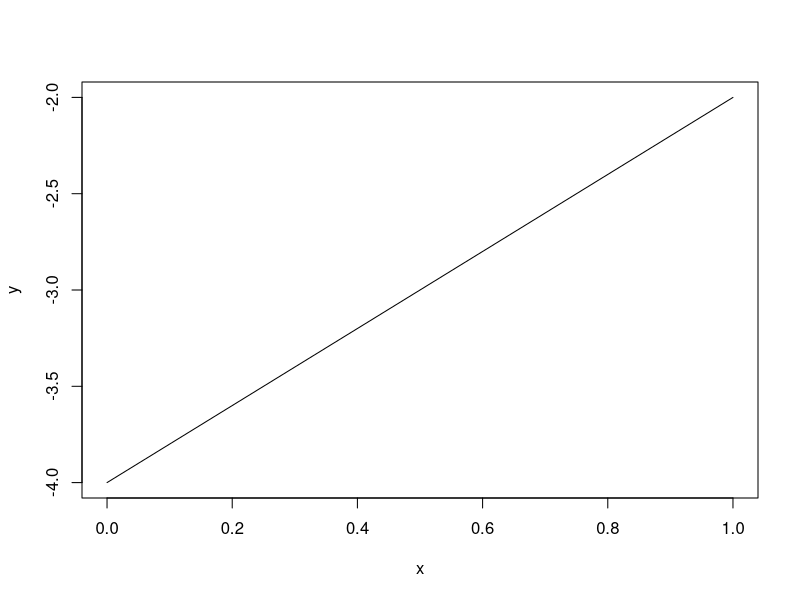
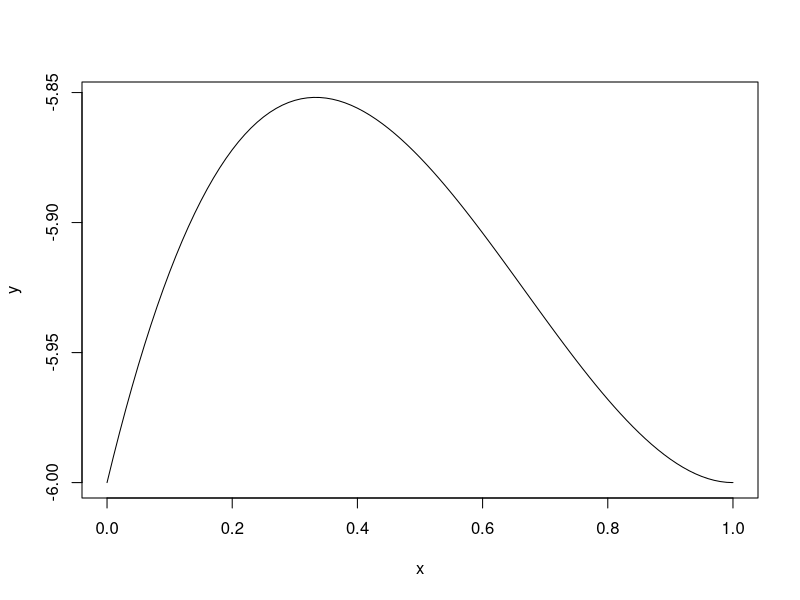
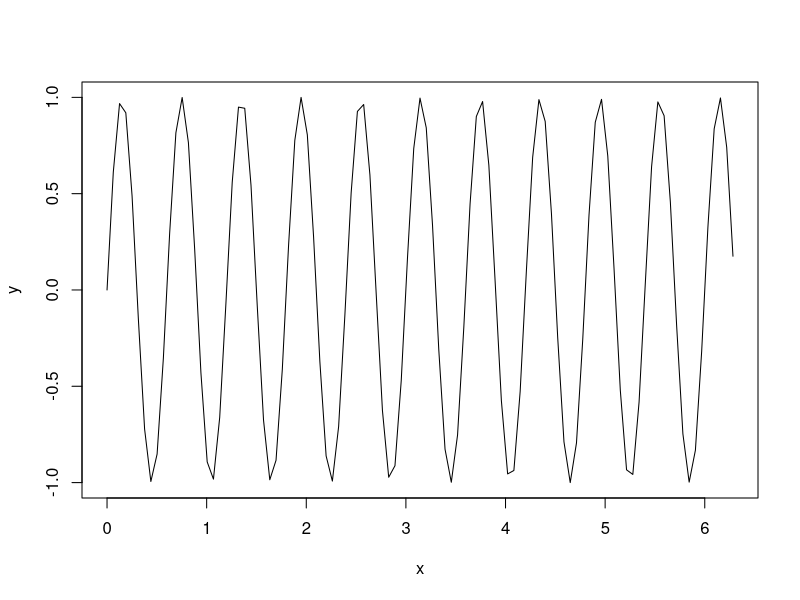
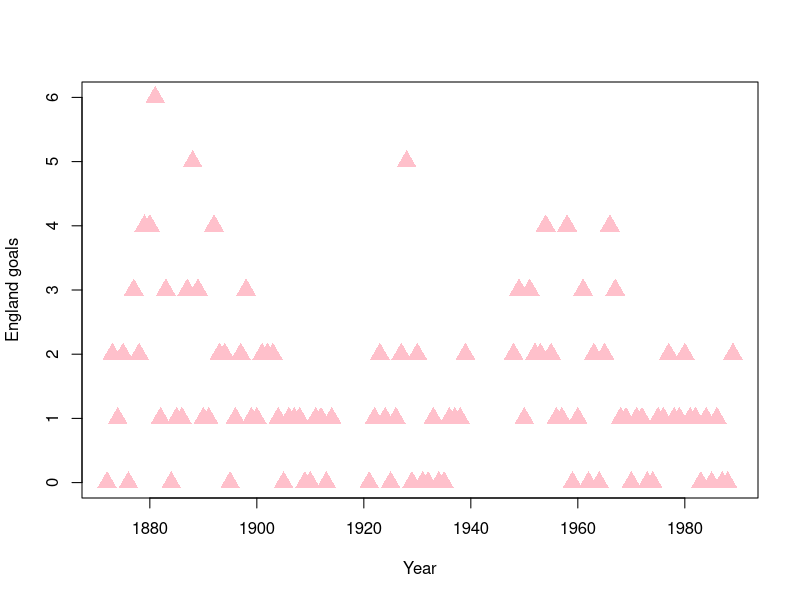
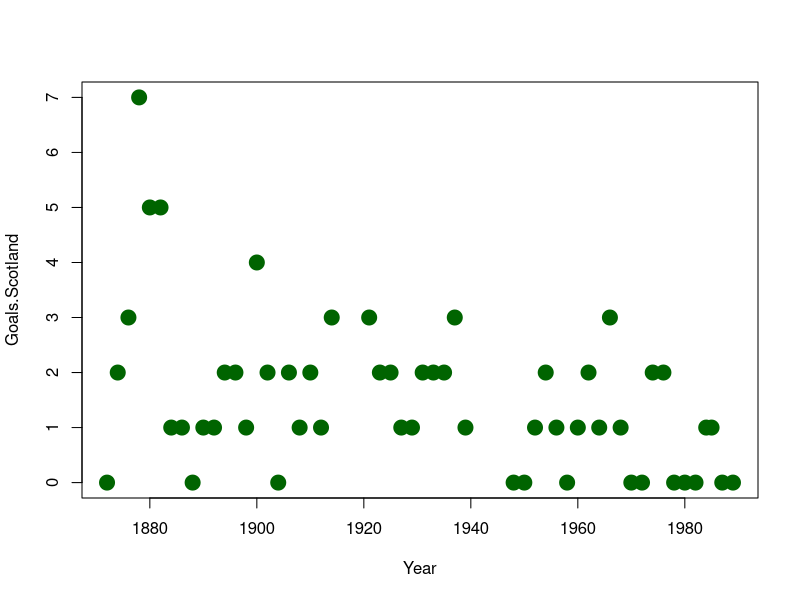
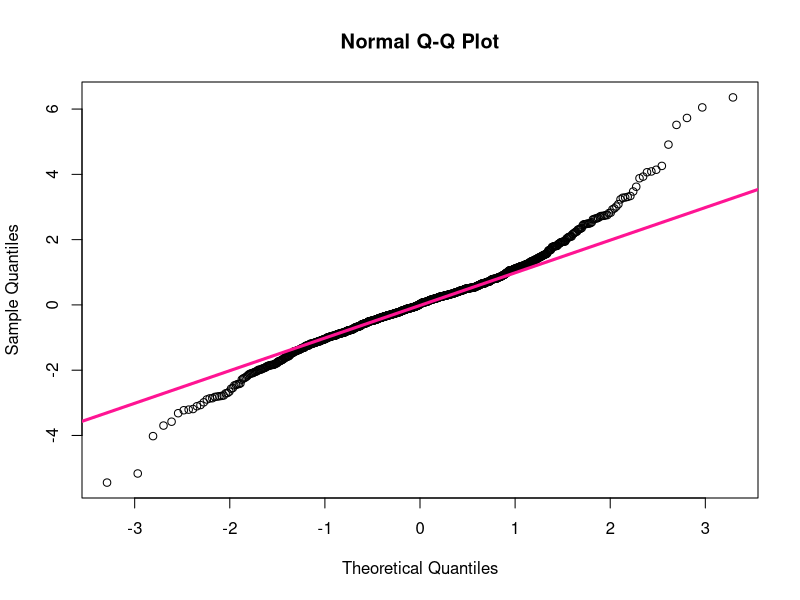
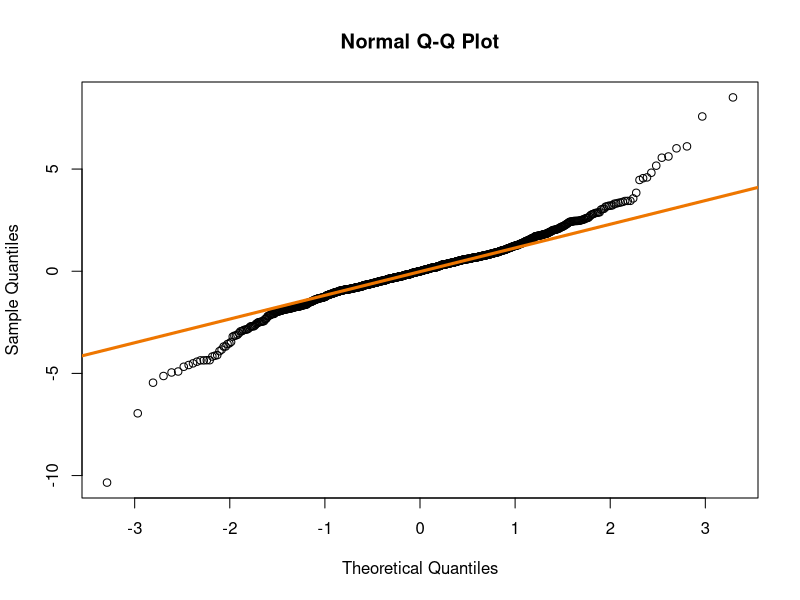
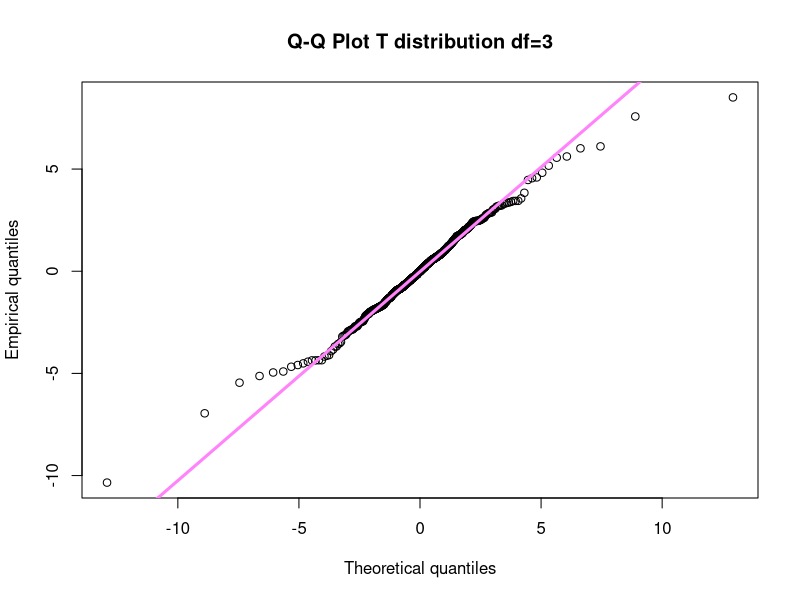

The R source for these figures, in order:
# Zadanie 1
# a)
curve(2*x-4, ylab = 'y')

# b)
curve(x^3 - 2*x^2 + x - 6, from = 0, to = 1, ylab = 'y')

# c)
curve(sin((10 * pi/3) * x), from = 0, to = 2*pi, ylab = 'y')

# Zadanie 2
goalData <- read.csv('./EngScoResults.csv', sep = ";")

# a)
plot(goalData$Rok, goalData$Goals.England, xlab = 'Year', ylab = 'England goals', col = 'pink', pch = 17, cex = 2)

# b)
plotWithOptions <- function(...) plot(..., xlab = 'Year', ylab = 'Goals.Scotland', col = 'darkgreen', pch = 19, cex = 2)
goalData |> subset(Host == 'Scotland', select = c('Goals.Scotland', 'Rok')) |>
  (\(x) plotWithOptions(x$Rok, x$Goals.Scotland))()

# Zadanie 3
quantileData <- read.csv('./PNA_Z03.csv') |> subset(select = 2, drop = TRUE) |> as.vector()
qqnorm(quantileData)
qqline(quantileData, col = 'deeppink', lwd = 3) 

# Zadanie 4
tSt <- rt(n = 1000, df = 3) |> sort()

# a)
qqnorm(tSt)
qqline(tSt, col = 'darkorange2', lwd = 3)

# b)
qqplot(qt(ppoints(1000), df = 3), tSt, xlab = 'Theoretical quantiles', ylab = 'Empirical quantiles',
       main = 'Q-Q Plot T distribution df=3')
qqline(tSt, distribution = \(x) qt(x, df = 3), col = 'orchid1', lwd = 3)

# Zadanie 5

wyk <- rexp(n = 1000, rate = 1)

qqplot(qgamma(ppoints(1000), rate = 1, shape = 1), wyk, xlab = 'Theoretical quantiles', ylab = 'Empirical quantiles',
       main = 'Q-Q Plot Exp(1) versus Gamma(1,1)')
qqline(wyk, distribution = \(x) qgamma(x, rate = 1, shape = 1), col = 'orchid1', lwd = 3)

# Zadanie 6

factorialWithMemo <- (function() {
  results <- vector()
  factorial <- function(n) {
    stopifnot(n >=0)
    stopifnot(n %% 1 == 0)
    if (n == 0) return(1)
    else if (n <= length(results) && !is.na(results[[n]])) return(results[[n]])
    else {
      results[[n]] <<- n * factorial(n-1)
      return(results[[n]])
    }
  }
  factorial
})()

# Zadanie 7

procentZer <- function(mat) {
  stopifnot(is.matrix(mat))
  stopifnot(mat %in% c(0, 1) |> all())
  sum(mat) / length(mat)
}

# Zadanie 8

poleProstokata <- function(a, b) a * b

# a)
poleProstokataDefault10 <- function(a, b = 10) poleProstokata(a, b)

# b)
poleProstokataDefaultSquare <- function(a, b = a) poleProstokata(a, b)

# Zadanie 9

testJB <- function(data, alpha = 0.05) {
  stopifnot(is.vector(data))
  stopifnot(is.numeric(alpha) && alpha > 0 && alpha <= 1)
  if(length(data) < 1000) warning("JB test for small samples is prone to false positives")
  
  n <- length(data)
  centered <- data - mean(data)
  
  skewnessNumerator <- 1/n * sum(centered^3)
  skewnessDenominator <- (1/n * sum(centered^2))^(3/2)
  skewness <- skewnessNumerator / skewnessDenominator
  
  kurtosisNumerator <- 1/n * sum(centered^4)
  kurtosisDenominator <- (1/n * sum(centered^2))^2
  kurtosis <- kurtosisNumerator / kurtosisDenominator
  
  testValue <- n/6 * (skewness^2 + 1/4 * (kurtosis - 3)^2)
  
  pValue <- 1 - pchisq(testValue, df = 2)
  
  c(`Test Statistic` = testValue, `p-value` = pValue, reject = pValue < alpha)
}

#  Zadanie 10

testJB(quantileData)

#Test Statistic        p-value         reject 
#     309.0726         0.0000         1.0000 
#We reject H0 that the data is normally distributed

# Zadanie 11
sapply(1:10^4, \(x) rt(100, df = 12) |> testJB() |> _['reject']) |> (\(x) sum(x)/length(x))()

# Zadanie 12
rnorm(30, mean = 4, sd = 2) |> testJB()

#Test Statistic        p-value         reject 
#       0.7385833      0.6912238      0.0000000 

# Zadanie 13

testDW <- function(model){
  res <- model |> residuals()
  sum(diff(res)^2) / sum(res^2)
}

# Zadanie 14

testLB <- function(model, lag = 1, alpha = 0.05){
  res <- model |> residuals()
  n <- model$model[[1]] |> length()
  
  rho <- function(k, x = res) {
    meanx <- mean(x)
    normalized <- x - meanx
    laggedNormal <- c(rep(NA, k), x[1:(length(x) - k)]) - meanx
    sum(normalized * laggedNormal, na.rm = TRUE) / sum(normalized^2)
  }
  
  obs <- sapply(1:lag, rho)
  
  testValue <- n * (n+2) * sum(1/seq.int(n - 1, n - lag) * obs^2)
  pValue <- 1 - pchisq(testValue, lag)
  c(`Test Value` = testValue, `p-value` = pValue, reject = pValue < alpha)
}
